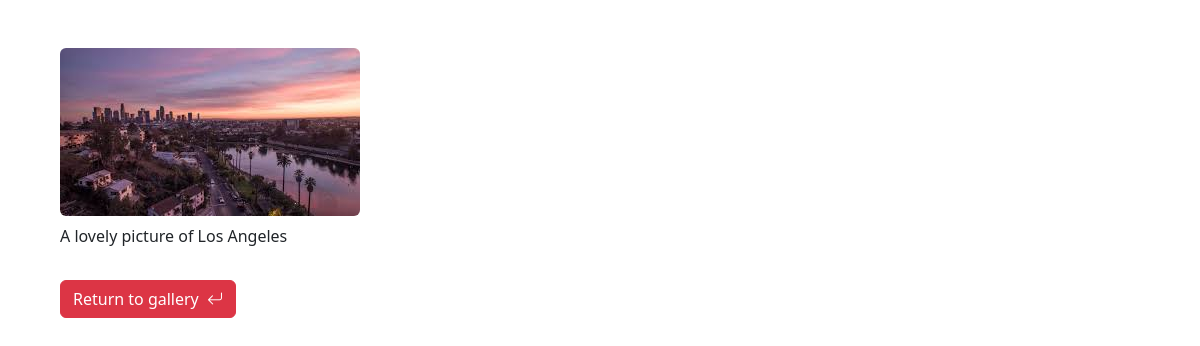
The page /photo/9 on the database its author committed.
### photoshare/models.py (models this page shows, shortened)
class Photo(models.Model):
    category = models.ForeignKey(Category, on_delete=models.SET_NULL, null=True, blank=True)
    image = models.ImageField(null=False, blank=False)
    description = models.TextField(max_length=500, null=False, blank=False)

### photoshare/views.py (the view)
# urls.py: path('photo/<str:pk>', views.viewPhoto, name='photo'),
def viewPhoto(request, pk):
    photos = Photo.objects.get(id=pk)
    return render(request, 'photoshare/photo.html', {'photo': photos})

### photoshare/templates/photoshare/photo.html (shortened to what this page needs)
<!DOCTYPE html>
<html lang="en">
<head>
    <link href="https://cdn.jsdelivr.net/npm/bootstrap@5.3.5/dist/css/bootstrap.min.css" rel="stylesheet">
    <link rel="stylesheet" href="https://cdn.jsdelivr.net/npm/bootstrap-icons@1.11.3/font/bootstrap-icons.min.css">
</head>
<body class="m-5">
    <div class="container">
        <div class="row justify-content-center">
            <div class="col">
                <img src="{{photo.image.url}}" class="rounded mb-2" alt="photo" style="max-width: 100%; max-height: 100%; aspect-ratio: auto;">
                <p>{{photo.description}}</p>
                <a href="{% url 'gallery' %}" class="btn btn-danger my-3">Return to gallery <i class="bi bi-arrow-return-left fs-6 ms-1"></i></a>
            </div>
        </div>
    </div>
</body>
</html>

### rows shown on the page
Photo: image (picture), description "A lovely picture of Los Angeles"
